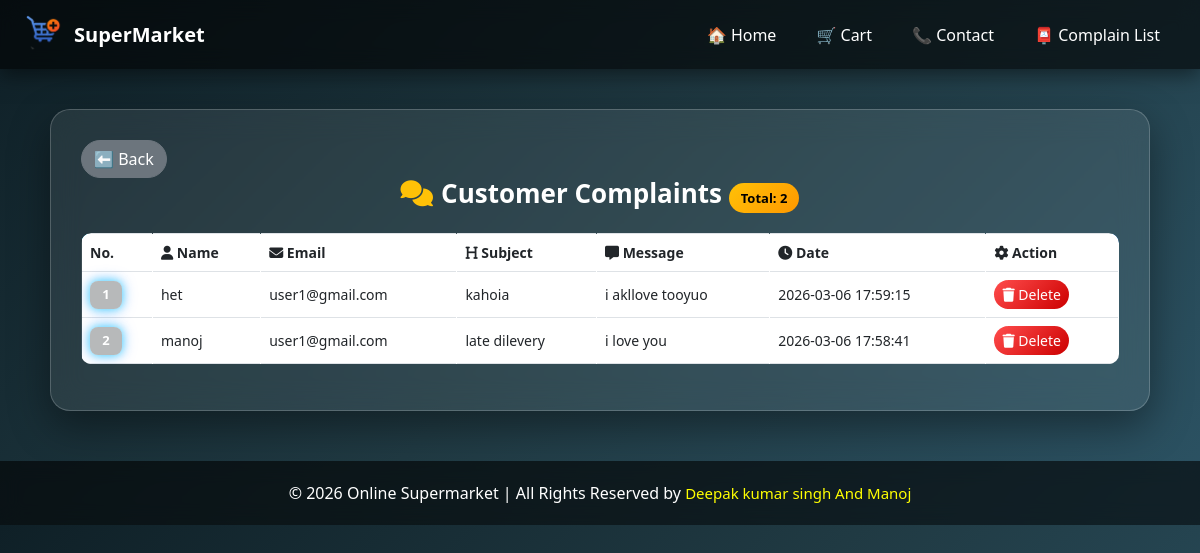
Page /complain.php (signed in) on the earlier database version.
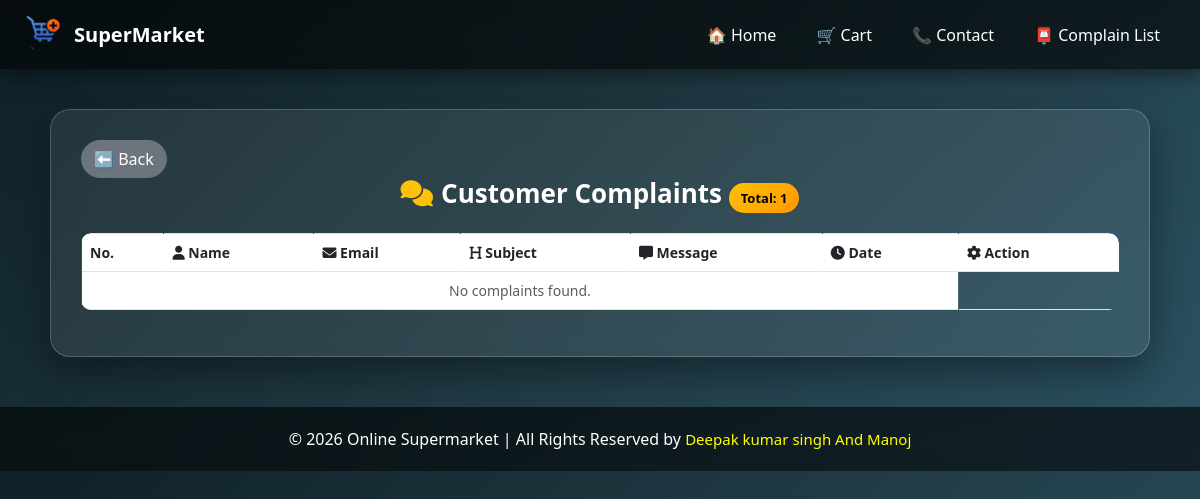
Same page on the later database version.
### tables this page shows
CREATE TABLE `complaints` (
  `id` int(11) NOT NULL,
  `user_id` int(11) DEFAULT NULL,
  `name` varchar(100) DEFAULT NULL,
  `email` varchar(100) DEFAULT NULL,
  `subject` varchar(255) DEFAULT NULL,
  `message` text DEFAULT NULL,
  `created_at` timestamp NOT NULL DEFAULT current_timestamp(),
  `deleted_by_user` tinyint(1) DEFAULT 0,
  `deleted_at` datetime DEFAULT NULL
);

### complain.php (the view, shortened to what this page needs)
<?php
include 'db.php';
$user_id = $_SESSION['user_id'];
?>
<!DOCTYPE html>
<html lang="en">
<head>
  <link href="https://cdn.jsdelivr.net/npm/bootstrap@5.3.0/dist/css/bootstrap.min.css" rel="stylesheet">
  <link href="https://cdnjs.cloudflare.com/ajax/libs/font-awesome/6.4.0/css/all.min.css" rel="stylesheet">
</head>
<body>
<nav class="navbar navbar-expand-lg navbar-dark bg-dark">
  <div class="container-fluid px-4">
    <a class="navbar-brand d-flex align-items-center" href="home.php">
      <img src="image/logo.png" alt="Logo"> <span><b>SuperMarket</b></span>
    </a>
    <div class="collapse navbar-collapse justify-content-end" id="navbarNavAltMarkup">
      <div class="navbar-nav">
        <a class="nav-link btn btn-warning text-white px-3 ms-2" href="home.php">🏠 Home</a>
        <a class="nav-link btn btn-warning text-white px-3 ms-2" href="cart.php">🛒 Cart</a>
        <a class="nav-link btn btn-warning text-white px-3 ms-2" href="contact.php">📞 Contact</a>
        <a class="nav-link btn btn-warning text-white px-3 ms-2" href="complain.php">📮 Complain List</a>
      </div>
    </div>
  </div>
</nav>
<div class="container">
<a href="home.php" class="btn btn-secondary">⬅️ Back</a>
  <h2 class="mb-4" align="center">
    <i class="fa-solid fa-comments text-warning me-2"></i>Customer Complaints
    <?php
   $stmtCount = $conn->prepare("SELECT COUNT(*) as total FROM complaints WHERE user_id = ?");
   $stmtCount->bind_param("i", $user_id);
   $stmtCount->execute();
   $countResult = $stmtCount->get_result()->fetch_assoc();
   echo "<span class='badge-count'>Total: {$countResult['total']}</span>";
    ?>
  </h2>
  <div class="table-responsive">
    <table class="table table-bordered table-hover">
      <thead>
        <tr>
          <th>No.</th>
          <th><i class="fa-solid fa-user"></i> Name</th>
          <th><i class="fa-solid fa-envelope"></i> Email</th>
          <th><i class="fa-solid fa-heading"></i> Subject</th>
          <th><i class="fa-solid fa-message"></i> Message</th>
          <th><i class="fa-solid fa-clock"></i> Date</th>
          <th><i class="fa-solid fa-gear"></i> Action</th>
        </tr>
      </thead>
      <tbody>
        <?php $i = 1; ?>
     <?php
       $stmt = $conn->prepare("SELECT * FROM complaints WHERE user_id = ? AND deleted_by_user = 0 ORDER BY created_at DESC");
       $stmt->bind_param("i", $user_id);
       $stmt->execute();
       $result = $stmt->get_result();
        if ($result && $result->num_rows > 0):
          while ($row = $result->fetch_assoc()):
      ?>
        <tr>
          <td><span class="index-box"><?php echo $i++; ?></span></td>
           <td><?php echo htmlspecialchars($row['name']); ?></td>
           <td><?php echo htmlspecialchars($row['email']); ?></td>
           <td><?php echo htmlspecialchars($row['subject']); ?></td>
           <td><?php echo nl2br(htmlspecialchars($row['message'])); ?></td>
           <td><?php echo $row['created_at']; ?></td>
        <td>
        <a href="delete_complaint.php?id=<?php echo $row['id']; ?>"
        class="btn btn-danger btn-sm text-nowrap"
        onclick="return confirm('Are you sure you want to delete this complaint?');">
      <i class="fa-solid fa-trash"></i> Delete
    </a>
  </td>
</tr>
        <?php
        endwhile;
        else:
         ?>
        <tr>
          <td colspan="6" class="text-center text-muted">No complaints found.</td>
        </tr>
        <?php endif; ?>
      </tbody>
    </table>
  </div>
</div>
<div class="footer">
  &copy; <?php echo date('Y'); ?> Online Supermarket | All Rights Reserved by <span style="color: yellow; font-size: 15px;">Deepak kumar singh And Manoj</span>
</div>
</body>
</html>

### complain.php (style rules this page uses)
body { background: linear-gradient(135deg, #0f2027, #203a43, #2c5364); font-family: 'Segoe UI', sans-serif; }
.navbar { backdrop-filter: blur(10px); background: rgba(0,0,0,0.6) !important; box-shadow: 0 5px 20px rgba(0,0,0,0.5); }
.container { max-width: 1000px; margin: 40px auto; padding: 30px; border-radius: 20px; background: rgba(255, 255, 255, 0.08); backdrop-filter: blur(15px); border: 1px solid rgba(255,255,255,0.2); box-shadow: 0 15px 40px rgba(0,0,0,0.4); color: white; transition: 0.3s; }
h2 { color: #fff; font-weight: 700; }
.badge-count { background: linear-gradient(135deg, #ffc107, #ff9800); color: #000; padding: 6px 12px; border-radius: 20px; font-size: 13px; }
.table { color: white; border-radius: 10px; overflow: hidden; }
.table thead { background: linear-gradient(135deg, #00c6ff, #0072ff); color: white; }
.table tbody tr { background: rgba(255,255,255,0.05); transition: 0.3s; }
.table td, .table th { vertical-align: middle; border-color: rgba(255,255,255,0.1); }
.table-responsive { max-height: 450px; overflow-y: auto; border-radius: 10px; }
.btn-secondary { border-radius: 20px; }
.footer { margin-top: 50px; padding: 20px; background: rgba(0,0,0,0.6); backdrop-filter: blur(10px); color: white; text-align: center; }
.navbar-brand img { width: 40px; margin-right: 10px; }
@media (min-width: 992px) { .container { max-width: 1100px; } }
@media (min-width: 992px) { h2 { font-size: 26px; } }
@media (min-width: 992px) { .table td { font-size: 14px; } }
.btn { transition: all 0.3s ease; }
.container { width: 100%; max-width: 1000px; }
.table-responsive { overflow-x: auto; }
@media (min-width: 992px) { .table { font-size: 14px; } }
.btn-danger { background: linear-gradient(135deg, #ff4d4d, #cc0000); border: none; border-radius: 20px; transition: 0.3s; }
.index-box { display:inline-block; min-width:32px; padding:4px 8px; border-radius:8px; background:rgba(89, 93, 95, 0.43); color:white; font-weight:800; text-align:center; box-shadow: 0 0 8px rgba(0,212,255,0.6), 0 0 15px rgba(0,114,255,0.4); font-size:13px; }

Differences in the rows shown:
no longer on this page (row edited): complaints: name "het", email "user1@gmail.com", subject "kahoia", message "i akllove tooyuo", created_at "2026-03-06 17:59:15"
removed complaints: name "manoj", email "user1@gmail.com", subject "late dilevery", message "i love you", created_at "2026-03-06 17:58:41"
Other differences:
$countResult['total']: "2" → "1"
text now shown: "No complaints found."
